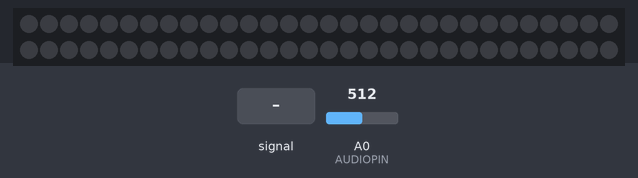
Simulated run of this sketch. Board: Arduino Uno, built with avr-gcc and run on an emulated ATmega328P. Shown: 60 RGB LEDs in strip order, left to right, continuing on the next row. The inputs (shaded band) are chosen by the test bench; at power-on: A0 (AUDIOPIN) = 512. Dim RGB values are drawn brighter than linear.

Above: at 1.2 s.
1.3 s: A0 (AUDIOPIN) fed a 50 Hz sine of ±306 counts around its level
At 2.37 s:
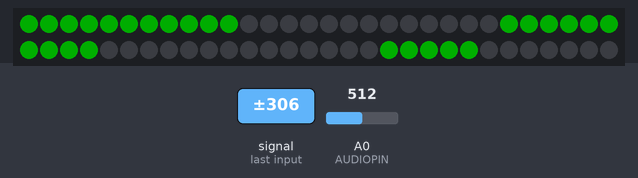
3.7 s: A0 (AUDIOPIN) fed a 200 Hz sine of ±255 counts around its level
5.6 s: A0 (AUDIOPIN) set to 716
At 6.5 s:
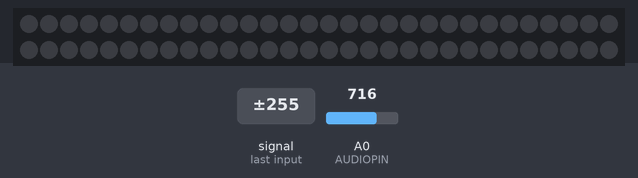
7.1 s: A0 (AUDIOPIN) fed a 1000 Hz sine of ±255 counts around its level
At 7.25 s:
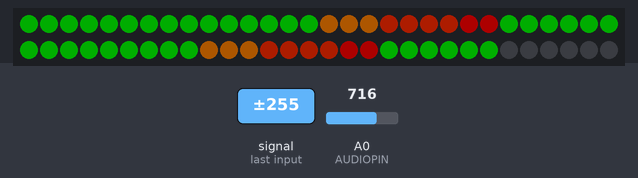
8.6 s: A0 (AUDIOPIN) set to 900
At 9.0 s:
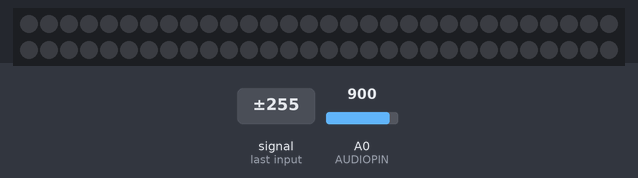
Timing chart, 0 to 11.1 s (numbered marks = the images above; inputs shaded):
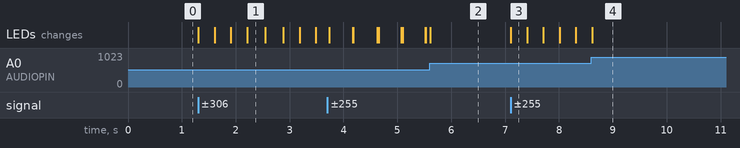

Measured:
- after the input at 1.3 s, the LEDs: first change at once (image 1 shows a later state)
- after the input at 5.6 s, the LEDs: change at once (image 2)
- after the input at 7.1 s, the LEDs: change at once (image 3)
- after the input at 8.6 s, the LEDs: change at once (image 4)

The sketch:

VU_Meter.ino
```cpp
/*
 * VU meter for Neo Pixel by Ninh Do
 *
 * Reads the analog signal from the music and lights up the LEDs respectively
 * Created for 2x24 Neo Pixel LED rings, one larger than the other
 * + 1x12 Neo Pixel LED ring that is smaller that sits in the middle.
 *
 * Total number of LEDs: 60
 *
 * Uses analogReference(INTERNAL) to because the audio signals are really weak
 *
 * Filterstuff from Boldevin http://www.instructables.com/id/Sonic-Bow-Tie-by-David-B-Engen/
 */

#include <Adafruit_NeoPixel.h>

#define LEDPIN 6        // Change if you want to
#define AUDIOPIN A0     // Change if you want to

const uint8_t NUMPIXELS = 60;    // Total  number of pixels
const uint8_t OUTER_START = 0;   // When the outer ring starts
const uint8_t OUTER_END = 24;    // When the outer ring ends + 1 (for looping)
const uint8_t CENTER_START = 24; // When the center ring starts
const uint8_t CENTER_END = 48;   // When the center ring ends + 1 (for looping)
const uint8_t INNER_START = 48;  // When the inner ring starts
const uint8_t INNER_END = 60;    // When the inner ring ends 0 1 (for looping)

// Colors. Some value between 0-255
// Neopixels are really bright, so you should keep these low unless you want a rave party
// Green Light
const uint8_t GREEN_R = 0;
const uint8_t GREEN_G = 50;
const uint8_t GREEN_B = 0;

// Yellow Light
const uint8_t YELLOW_R = 50;
const uint8_t YELLOW_G = 25;
const uint8_t YELLOW_B = 0;

// Orange Light
const uint8_t ORANGE_R = 50;
const uint8_t ORANGE_G = 8;
const uint8_t ORANGE_B = 0;

// Red Light
const uint8_t RED_R = 50;
const uint8_t RED_G = 0;
const uint8_t RED_B = 0;

// Threshold of the colors (percentage). Red threshold is anything above ORANGE_THRESHOLD
const uint8_t GREEN_THRESHOLD = 60;
const uint8_t YELLOW_THRESHOLD = 75;
const uint8_t ORANGE_THRESHOLD = 90;

// The LED Rings, connected in series
Adafruit_NeoPixel pixels = Adafruit_NeoPixel(NUMPIXELS, LEDPIN, NEO_GRB + NEO_KHZ800);

// A list of amplitude scalesin
const double listOfScales[] = {
  0.0001000,// -80   dB
  0.0001334,// -77.5 dB
  0.0001778,// -75   dB
  0.0002371,// -72.5 dB
  0.0003162,// -70   dB
  0.0004217,// -67.5 dB
  0.0005623,// -65   dB
  0.0007499,// -62.5 dB
  0.001000, // -60   dB
  0.001334, // -57.5 dB
  0.001778, // -55   dB
  0.002371, // -52.5 dB
  0.003162, // -50   dB
  0.004217, // -47.5 dB
  0.005623, // -45   dB
  0.007499, // -42.5 dB
  0.01000,  // -40   dB
  0.01334,  // -37.5 dB
  0.01778,  // -35   dB
  0.02371,  // -32.5 dB
  0.03162,  // -30   dB
  0.04217,  // -27.5 dB
  0.05623,  // -25   dB
  0.07499,  // -22.5 dB
  0.1000,   // -20   dB
  0.1334,   // -17.5 dB
  0.1778,   // -15   dB
  0.2371,   // -12.5 dB
  0.3162,   // -10   dB
  0.4217,   // -7.5  dB
  0.5623,   // -5    dB
  0.7499,   // -2.5  dB
  1.000,    // +0    dB
  1.334,    // +2.5  dB
  1.778,    // +5    dB
  2.371,    // +7.5  dB
  3.162,    // +10   dB
  4.217,    // +12.5 dB
  5.623,    // +15   dB
  7.499,    // +17.5 dB
  10.00,    // +20   dB
};

const uint8_t scaleSize = 24; // Should equal the number of LEDs in one ring (greatest number if different numbers)
const double scale[scaleSize] = {
  0.0001000,// -80   dB
  0.0001778,// -75   dB
  0.0003162,// -70   dB
  0.0005623,// -65   dB
  0.001000, // -60   dB
  0.001778, // -55   dB
  0.003162, // -50   dB
  0.005623, // -45   dB
  0.01000,  // -40   dB
  0.01778,  // -35   dB
  0.03162,  // -30   dB
  0.05623,  // -25   dB
  0.1000,   // -20   dB
  0.1778,   // -15   dB
  0.3162,   // -10   dB
  0.5623,   // -5    dB
  1.000,    // +0    dB
  1.778,    // +5    dB
  3.162,    // +10   dB
  5.623,    // +15   dB
  10.00,    // +20   dB
  17.78,    // +25   dB
  31.62,    // +30   dB
  56.23,    // +35   dB
};

const uint8_t sampleSize = 20;
uint16_t samples[sampleSize];

double sigma4000;
double sigma2000;
double sigma400;

double max4000;
double max2000;
double max400;

const double sigmaReducer4000 = 0.9;
const double sigmaReducer2000 = 0.4;
const double sigmaReducer400 = 0.5;

const double maximumReducer2000 = 0.7;
const double maximumReducer4000 = 0.7;
const double maximumReducer400 = 0.7;

/*
 * void setPixel
 *  Turns on pixel at the given point + offset
 *
 * Parameters:
 *  uint8_t i       - The pixel you want to turn on
 *  uint8_t OFFSET  - The offset of the pixel (0 if only 1 ring)
 *  uint8_t PIXELS  - The number of pixels on the ring
 *  bool off        - To turn off a pixel. Default false
  */

void setPixel(uint8_t i, uint8_t OFFSET, uint8_t PIXELS, bool off = false) {
  if(off) {
    pixels.setPixelColor(i + OFFSET, 0, 0, 0);
    return;
  }
  // i-th pixel percentage of the ring
  uint8_t p = i * 100 / PIXELS;
  if (p < GREEN_THRESHOLD) {
    pixels.setPixelColor(i + OFFSET, GREEN_R, GREEN_G, GREEN_B);
  } else if (p < YELLOW_THRESHOLD) {
    pixels.setPixelColor(i + OFFSET, YELLOW_R, YELLOW_G, YELLOW_B);
  } else if (p < ORANGE_THRESHOLD) {
    pixels.setPixelColor(i + OFFSET, ORANGE_R, ORANGE_G, ORANGE_B);
  } else {
    pixels.setPixelColor(i + OFFSET, RED_R, RED_G, RED_B);
  }
}


/*
 * void turnOn
 *  Loops through and sets the pixel
 *  Also sets the maximum value if it needs to
 *
 * Parameters:
 *  uint8_t RING_START    - The offset of the start LED
 *  double& sigma         - Reference to which sigma to use
 *  double& maximum       - Reference to which maximum to use
 *  double sigmaReducer   - To reduce (or enhance) the sigma value. Default 1.0
 *  double maximumReducer - To reduce (or enhance) the maximum value. Default 1.0
 *  uint8_t pixels        - The number of pixels in the ring
 */
void turnOn(uint8_t RING_START, double& sigma, double& maximum, double sigmaReducer = 1.0, double maximumReducer = 1.0, uint8_t pixels = 24) {
  if (sigma > maximum * 1.5) {
    maximum = sigma;
    for (int i = 0; i < pixels; i++) {
      setPixel(i, RING_START, pixels);
    }
  } else {
    for (uint8_t i = 0; i < pixels; i++) {
      if (sigma * sigmaReducer > (maximum * scale[i * (24 / pixels)])) {
        setPixel(i, RING_START, pixels);
      } else {
        setPixel(i, RING_START, pixels, true);
      }
    }
  }
}


// Bandpass filter stuff from Boldevin (Link at the top)
void calc4000() {
  for (uint8_t i = 0; i < sampleSize / 2; i++) {
    sigma4000 += sq(abs(
      samples[2 * i] -
      samples[2 * i + 1]));
  }
}

void calc2000() {
  for (uint8_t i = 0; i < sampleSize / 4; i++) {
    sigma2000 += sq(abs(
      samples[4 * i] -
      samples[4 * i + 1] +
      samples[4 * i + 2] -
      samples[4 * i + 3]));
  }
}

void calc400() {
  for (uint8_t i = 0; i < sampleSize / 10; i++) {
    sigma400 += sq(abs(
      samples[10 * i] -
      samples[10 * i + 1] +
      samples[10 * i + 2] -
      samples[10 * i + 3] +
      samples[10 * i + 4] -
      samples[10 * i + 5] +
      samples[10 * i + 6] -
      samples[10 * i + 7] +
      samples[10 * i + 8] -
      samples[10 * i + 9]));
  }
}

void setup() {
  //analogReference(INTERNAL);                  // Set analog reference voltage to INTERNAL (1.1V). Without this, the values from the audio input is too low for the arduino to care.Op-Amp to fix?
  analogRead(0);                              // Read once to clear it
  pixels.begin();                             // Initialize pixels
  for (uint8_t i = 0; i < sampleSize; i++) {  // Initialize samples array
    samples[i] = 0;
  }
}

void loop() {
  // Gather samples
  for (uint8_t i = 0; i < sampleSize; i++) {
    samples[i] = analogRead(A0);
  }
  // Reset sigmas
  sigma4000 = 0;
  sigma2000 = 0;
  sigma400 = 0;

  // Calculate new sigmas
  calc4000();
  calc2000();
  calc400();

  // Turn on stuff
  turnOn(OUTER_START, sigma4000, max4000, sigmaReducer4000, maximumReducer4000, 24);
  turnOn(CENTER_START, sigma2000, max2000, sigmaReducer2000, maximumReducer2000, 24);
  turnOn(INNER_START, sigma400, max400, sigmaReducer400, maximumReducer400, 12);

  // Render
  pixels.show();
}
```
